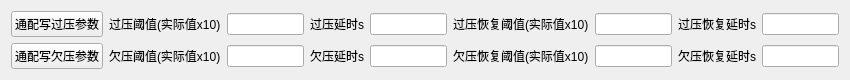
     <widget class="QWidget" name="layoutWidget_10">
      <property name="geometry">
       <rect>
        <x>1</x>
        <y>339</y>
        <width>850</width>
        <height>52</height>
       </rect>
      </property>
      <layout class="QGridLayout" name="gridLayout_6">
       <item row="0" column="0">
        <widget class="QPushButton" name="pushButton_WriteOV_Para">
         <property name="text">
          <string>通配写过压参数</string>
         </property>
        </widget>
       </item>
       <item row="0" column="1">
        <widget class="QLabel" name="label_24">
         <property name="text">
          <string>过压阈值(实际值x10)</string>
         </property>
        </widget>
       </item>
       <item row="0" column="2">
        <widget class="QLineEdit" name="lineEdit_OV_Thres_2">
         <property name="maximumSize">
          <size>
           <width>81</width>
           <height>16777215</height>
          </size>
         </property>
        </widget>
       </item>
       <item row="0" column="3">
        <widget class="QLabel" name="label_33">
         <property name="text">
          <string>过压延时s</string>
         </property>
        </widget>
       </item>
       <item row="0" column="4">
        <widget class="QLineEdit" name="lineEdit_OV_delay_3">
         <property name="maximumSize">
          <size>
           <width>81</width>
           <height>16777215</height>
          </size>
         </property>
        </widget>
       </item>
       <item row="0" column="5">
        <widget class="QLabel" name="label_34">
         <property name="text">
          <string>过压恢复阈值(实际值x10)</string>
         </property>
        </widget>
       </item>
       <item row="0" column="6">
        <widget class="QLineEdit" name="lineEdit_OV_recover_3">
         <property name="maximumSize">
          <size>
           <width>81</width>
           <height>16777215</height>
          </size>
         </property>
        </widget>
       </item>
       <item row="0" column="7">
        <widget class="QLabel" name="label_35">
         <property name="text">
          <string>过压恢复延时s</string>
         </property>
        </widget>
       </item>
       <item row="0" column="8">
        <widget class="QLineEdit" name="lineEdit_OV_recover_delay_3">
         <property name="maximumSize">
          <size>
           <width>81</width>
           <height>16777215</height>
          </size>
         </property>
        </widget>
       </item>
       <item row="1" column="0">
        <widget class="QPushButton" name="pushButton_WriteUV_Para">
         <property name="font">
          <font>
           <pointsize>9</pointsize>
           <weight>50</weight>
           <bold>false</bold>
          </font>
         </property>
         <property name="text">
          <string>通配写欠压参数</string>
         </property>
        </widget>
       </item>
       <item row="1" column="1">
        <widget class="QLabel" name="label_39">
         <property name="text">
          <string>欠压阈值(实际值x10)</string>
         </property>
        </widget>
       </item>
       <item row="1" column="2">
        <widget class="QLineEdit" name="lineEdit_UV_Thres_3">
         <property name="maximumSize">
          <size>
           <width>81</width>
           <height>16777215</height>
          </size>
         </property>
        </widget>
       </item>
       <item row="1" column="3">
        <widget class="QLabel" name="label_36">
         <property name="text">
          <string>欠压延时s</string>
         </property>
        </widget>
       </item>
       <item row="1" column="4">
        <widget class="QLineEdit" name="lineEdit_UV_delay_3">
         <property name="maximumSize">
          <size>
           <width>81</width>
           <height>16777215</height>
          </size>
         </property>
        </widget>
       </item>
       <item row="1" column="5">
        <widget class="QLabel" name="label_37">
         <property name="text">
          <string>欠压恢复阈值(实际值x10)</string>
         </property>
        </widget>
       </item>
       <item row="1" column="6">
        <widget class="QLineEdit" name="lineEdit_UV_recover_3">
         <property name="maximumSize">
          <size>
           <width>81</width>
           <height>16777215</height>
          </size>
         </property>
        </widget>
       </item>
       <item row="1" column="7">
        <widget class="QLabel" name="label_38">
         <property name="text">
          <string>欠压恢复延时s</string>
         </property>
        </widget>
       </item>
       <item row="1" column="8">
        <widget class="QLineEdit" name="lineEdit_UV_recover_delay_3">
         <property name="maximumSize">
          <size>
           <width>81</width>
           <height>16777215</height>
          </size>
         </property>
        </widget>
       </item>
      </layout>
     </widget>
